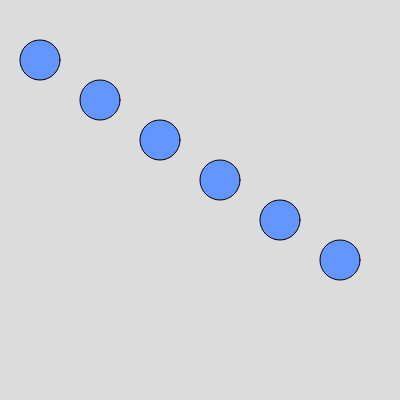
Frame 1 (no input)
Frame 60 (no input): identical to frame 1, image omitted
Frame 120 (the mouse pressed at the canvas centre since frame 60): identical to frame 1, image omitted

The p5.js sketch that drew this single still picture (run headless with seeded random() and noise() and a simulated clock; from frame 60 on, the mouse is pressed at the canvas centre):

// p5.js sketch
// ── sketch.js
// Lektion 2: Array und Schleife
// Mit einer for-Schleife durchlaeuft man alle Elemente eines Arrays.

let xPositionen = []; // leeres Array

function setup() {
  createCanvas(400, 400);

  // Array in setup() mit Werten fuellen.
  // push() haengt einen neuen Wert hinten an das Array an.
  for (let x = 40; x < width; x += 60) {
    xPositionen.push(x);
  }
}

function draw() {
  background(220);

  // Mit einer Schleife alle Elemente durchlaufen.
  // i laeuft von 0 bis kurz vor xPositionen.length.
  for (let i = 0; i < xPositionen.length; i++) {
    let x = xPositionen[i];

    // Die Hoehe haengt vom Index ab -> die Kreise "wandern" nach unten.
    let y = 60 + i * 40;

    fill(100, 150, 255);
    circle(x, y, 40);
  }
}
